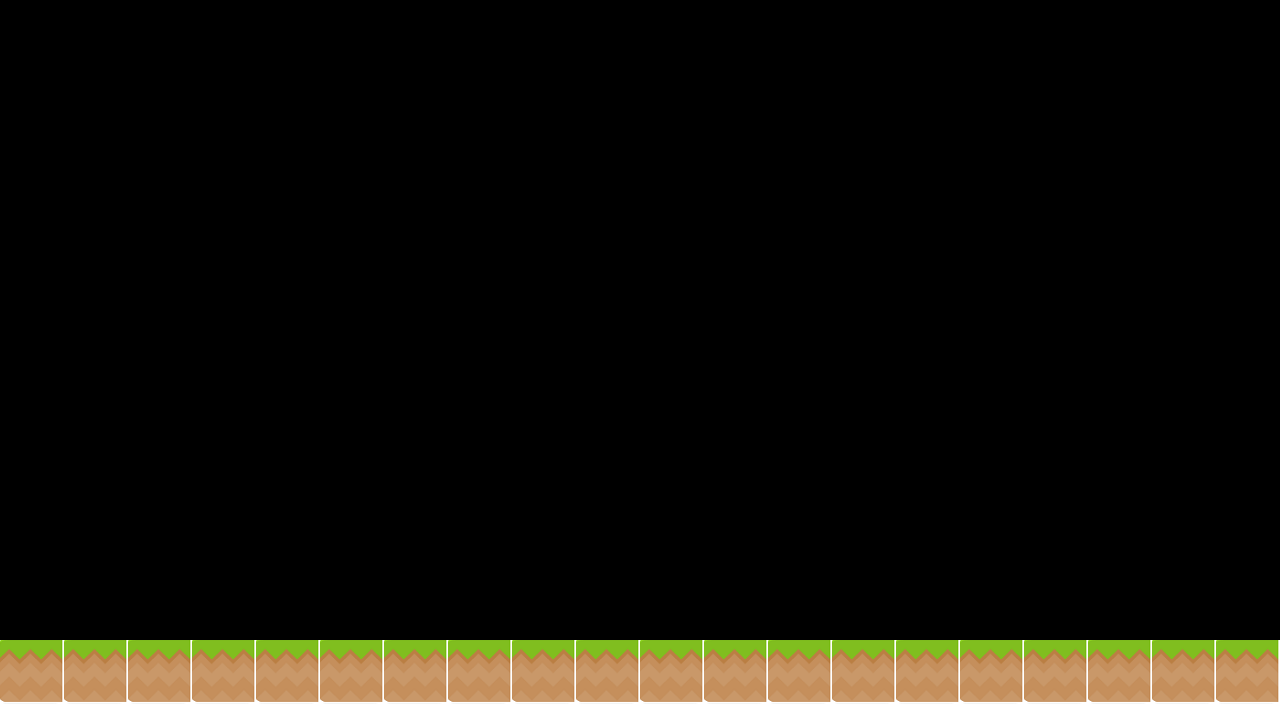

Below is a game level as drawn by its tile map, then a one-line description and the .tmx file that defines it, in full:
An orthogonal 20x11 tile map with 64x64 px tiles, 1 tile layer (Tile Layer 1) and 1 object (brick).

<map version="1.5" tiledversion="1.7.2" orientation="orthogonal" renderorder="right-down" width="20" height="11" tilewidth="64" tileheight="64" infinite="0" nextlayerid="3" nextobjectid="2">
 <tileset firstgid="1" name="tiles_spritesheet" tilewidth="64" tileheight="64" spacing="2" tilecount="144" columns="12">
  <image source="tiles_spritesheet.png" width="835" height="855" />
 </tileset>
 <layer id="1" name="Tile Layer 1" width="20" height="11">
  <data encoding="csv">
0,0,0,0,0,0,0,0,0,0,0,0,0,0,0,0,0,0,0,0,
0,0,0,0,0,0,0,0,0,0,0,0,0,0,0,0,0,0,0,0,
0,0,0,0,0,0,0,0,0,0,0,0,0,0,0,0,0,0,0,0,
0,0,0,0,0,0,0,0,0,0,0,0,0,0,0,0,0,0,0,0,
0,0,0,0,0,0,0,0,0,0,0,0,0,0,0,0,0,0,0,0,
0,0,0,0,0,0,0,0,0,0,0,0,0,0,0,0,0,0,0,0,
0,0,0,0,0,0,0,0,0,0,0,0,0,0,0,0,0,0,0,0,
0,0,0,0,0,0,0,0,0,0,0,0,0,0,0,0,0,0,0,0,
0,0,0,0,0,0,0,0,0,0,0,0,0,0,0,0,0,0,0,0,
0,0,0,0,0,0,0,0,0,0,0,0,0,0,0,0,0,0,0,0,
116,116,116,116,116,116,116,116,116,116,116,116,116,116,116,116,116,116,116,116
</data>
 </layer>
 <objectgroup id="2" name="Object Layer 1">
  <object id="1" type="brick" x="0" y="640" width="1280.7" height="63.0774" />
 </objectgroup>
</map>
